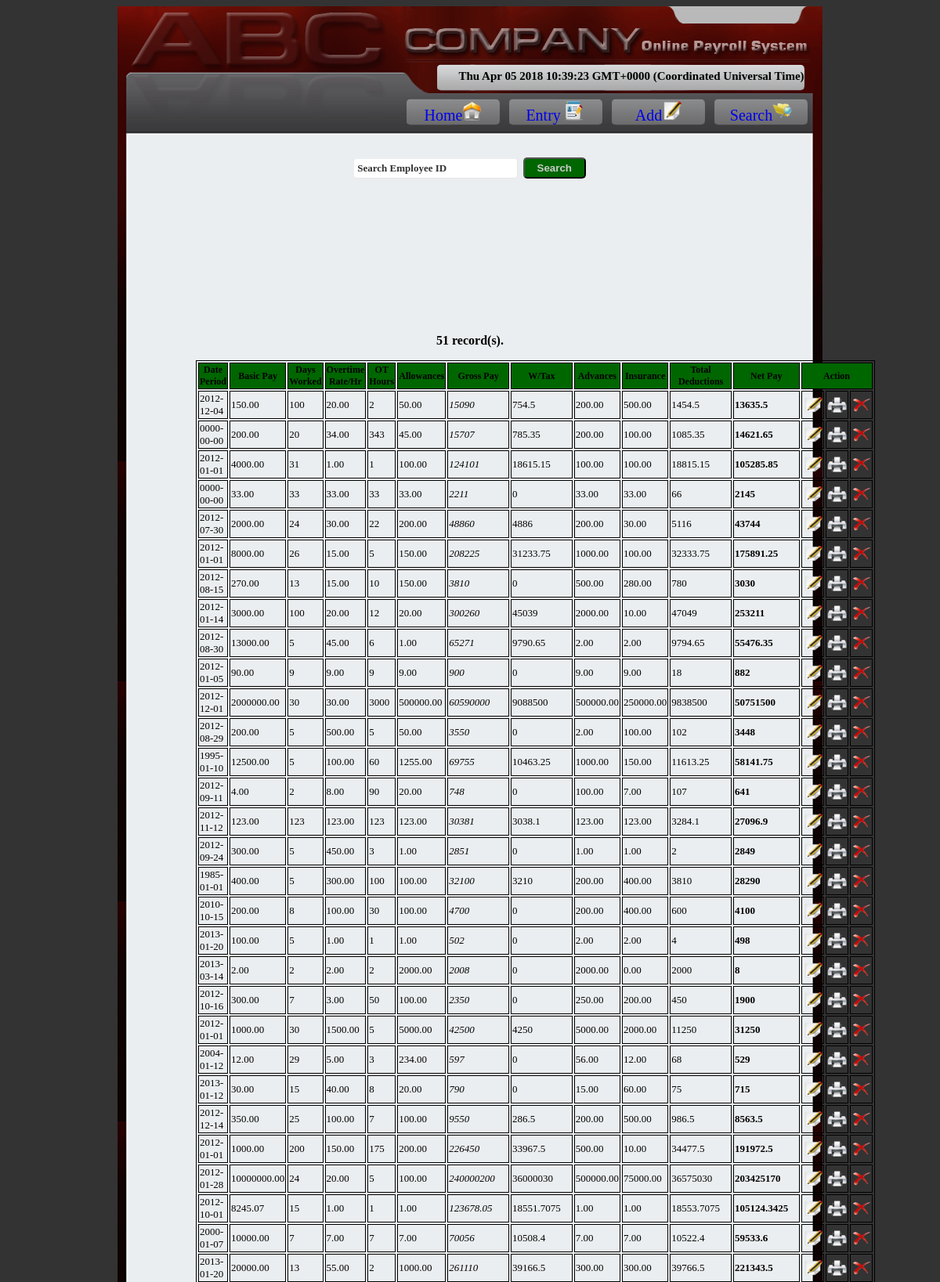
Screenshot of /emp_search.php (upper part) with the database file from the repository.
### tables this page shows
CREATE TABLE `employee` (
  `id` int(90) NOT NULL AUTO_INCREMENT,
  `empno` int(100) NOT NULL,
  `pay` decimal(10,2) unsigned NOT NULL DEFAULT '0.00',
  `dayswork` int(10) unsigned NOT NULL DEFAULT '0',
  `otrate` decimal(10,2) unsigned NOT NULL DEFAULT '0.00',
  `othrs` int(10) unsigned NOT NULL DEFAULT '0',
  `allow` decimal(10,2) unsigned NOT NULL DEFAULT '0.00',
  `advances` decimal(10,2) unsigned NOT NULL DEFAULT '0.00',
  `insurance` decimal(10,2) unsigned NOT NULL DEFAULT '0.00',
  `time` date NOT NULL,
  PRIMARY KEY (`id`)
);

### emp_search.php (the view, shortened to what this page needs)
<!DOCTYPE html PUBLIC "-//W3C//DTD XHTML 1.0 Transitional//EN" "http://www.w3.org/TR/xhtml1/DTD/xhtml1-transitional.dtd">
<html xmlns="http://www.w3.org/1999/xhtml">
<head>
<link href="abc css.css" rel="stylesheet" type="text/css" />
</head>
<body>
<div class="wrapper">
<div class="abc"></div>
<div class="company"></div>
<div class="time">
<table border="0">
<tr><td>
<div class="tymbar">
<script type="text/javascript"> document.write(''+Date()+'') </script></div>
</td></tr>
</table>
</div>
<div class="link">
<a  href="abc.php" class="ab"><div class="bar1">Home<img src="links/main3.png" height="25"></div></a>
<a href="entry.php" class="ab"><div class="bar2">Entry<img src="links/entry.png" height="25"></div></a>
<a href="add.php" class="ab"><div class="bar3">Add<img src="links/edit.png" height="25"></div></a>
<a href="search.php" class="ab"><div class="bar4">Search<img src="links/2.PNG" height="25"></div></a>
</div>
<div class="profile">
<center>
<form method="post" action="search.php">
<table cellpadding=""  border="0">
  <tr>
    <td><input type="text" name="key" value="Search Employee ID" id="key" tabindex="1" onFocus="if (this.value == 'Search Employee ID') {this.value = '';}" onBlur="if (this.value == '') {this.value = 'Search Employee ID';}">
	  &nbsp;<input type="submit" name="save" id="save" value="Search" tabindex=""/></td>
</form>
</div>
<div class="body">
 <table border="1"cellspacing=".1" align="center" class="search" bordercolor="#000000" >
<tr bgcolor="#006600">
   <th>Date Period</th>
   <th>Basic Pay</th>
  <th>Days Worked</th>
  <th>Overtime Rate/Hr</th>
  <th>OT Hours</th>
  <th>Allowances</th>
  <th>Gross Pay</th>
  <th>W/Tax</th>
  <th>Advances</th>
  <th>Insurance</th>
  <th>Total Deductions</th>
  <th>Net Pay</th>
  <th colspan="3">Action</th>
<tr>
<?php
if (isset($_POST["field"])) {
  $key = strtoupper($_POST["key"]);
  $field = $_POST["field"];
  if (!empty($_POST["key"]))
    if ($field == "empno")
      if (is_numeric($key))
        $query = "SELECT * FROM employee WHERE empno = $key";
      else
        exit('<h6><br/><table border="0"><td bgcolor="red"><center>Please enter a numeric value!</center></td></table></h6>');
     else
      $query = "SELECT * FROM employee WHERE UPPER($field) like '$key%'";
  else
    $query = "SELECT * FROM employee";
}
else
 $query = "SELECT * FROM employee";
include 'include/dbconnection.php';
$result = mysql_query($query,$link) or die (mysql_error());
while ($row = mysql_fetch_array($result,MYSQL_ASSOC)) {
  $gross = ($row['pay'] * $row['dayswork']) + ($row['otrate'] * $row['othrs']) + $row['allow'];
  if ($gross>=50000)
   $tax = $gross * .15;
  if ($gross>=30000 && $gross <=49999)
   $tax = $gross * .10;
  if ($gross>=10000 && $gross <=29999)
   $tax = $gross * .05;
  if ($gross>=5000 && $gross <=9999)
   $tax = $gross * .03;
  if ($gross < 5000)
	$tax = 0;
  $totdeduct = $tax + $row['advances'] + $row['insurance'];
  $netpay = $gross - $totdeduct;
  ?>
  <?php
  	echo '<td>'.$row['time'].'</td>';
	echo '<td>'.$row['pay'].'</td>';
  echo '<td>'.$row['dayswork'].'</td>';
  echo '<td>'.$row['otrate'].'</td>';
  echo '<td>'.$row['othrs'].'</td>';
  echo '<td>'.$row['allow'].'</td>';
  echo '<td><i>'.$gross.'</i></td>';
  echo '<td>'.$tax.'</td>';
  echo '<td>'.$row['advances'].'</td>';
  echo '<td>'.$row['insurance'].'</td>';
  echo '<td>'.$totdeduct.'</td>';
  echo '<td><b>'.$netpay.'</b></td>';
   echo "<td><a href='edit.php?id=".$row['id']."'><img src='images/edit.png' height='20'width='25' border='0' title='Edit'></td>";
  echo "<td><a href='preview.php?empno=".$row['empno']."'><img src='images/print.png' height='20'width='25' border='0' title='Print'></td>";
  echo "<td><a href='search.php?id=";
  echo $row['id'];
  echo "' onclick=";
  echo "'return proceed()";
  echo "'><img src='images/delete.png' title='Delete' height='20'width='25' border='0' '></td> </tr>";;
}
echo "<p><strong><center>".mysql_num_rows($result)." record(s).</center></strong></p>";
echo '</table>';
  ?>
</div>
</div>
</body>
</html>

### abc css.css (style rules this page uses)
body { background-color:#333; }
.wrapper { background-color:#999; width:900px; margin:auto; }
.abc { background-image:url(images/abc-header.png); height:175px; width:365px; float:left; }
.company { background-image:url(images/com-header.png); height:68px; width:535px; float:left; }
.time { background-image:url(images/time-header.png); width:535px; height:46px; float:left; font-weight:bold; }
.search { margin-top:10px; margin-left:4.5em; }
.tymbar { margin-top:10px; margin-left:4.5em; font-size:15px; }
.link { background-image:url(images/link-header.png); width:535px; height:61px; float:left; }
.bar1,.bar2,.bar3,.bar4 { margin-top:3px; text-align:center; }
.ab { background-image:url(images/link-hover.png); width:119px; height:34px; display:inline-block; font-size:20px; margin:4px; }
a:link { text-decoration:none; }
.profile { background-image:url(images/profile.png); width:900px; height:125px; float:left; }
.body { background-image:url(images/body.png); width:900px; float:left; }
input[type=text], input.text { width:220px; background:#FFF; border:1px solid #999; color:#006600; font-weight:bolder; width:218px; font-size:13px; -moz-border-radius:4px; -webkit-border-radius:4px; padding:5px; font-family:inherit;font-size: 18px;color: #555; font-family: inherit; border-color: #E5E5E5; border-style: solid; border-width: 0 1px 1px 0; background: #fff url(img/bg_input.png) no-repeat scroll left top; }
input[id=key], input.key { width:200px; background:#FFF; solid #999; color:#333333; font-weight:width:200px; font-size:13px; -moz-border-radius:4px; -webkit-border-radius:4px; padding:4px; }
input[id=key], input.key { background-image:url(images/bgsearch.png); background-repeat:no-repeat; background-position:right; }
input[type=submit], input.submit { width:30px; background:#060; #999; color:#CCC; font-weight:bold; margin-top:15px; cursor:pointer; width:80px; -moz-border-radius:5px; -webkit-border-radius:5px; padding:4px; }
.search { font-size:12px; margin:auto; width:850px; margin-left:100px; }
td { font-size:12px; }
td { font-size:13px; }

### rows the page displays
employee: time "2012-12-04", pay "150.00", dayswork "100", otrate "20.00", othrs "2", allow "50.00", gross "15090", tax "754.5", advances "200.00", insurance "500.00", totdeduct "1454.5", netpay "13635.5"
employee: time "0000-00-00", pay "200.00", dayswork "20", otrate "34.00", othrs "343", allow "45.00", gross "15707", tax "785.35", advances "200.00", insurance "100.00", totdeduct "1085.35", netpay "14621.65"
employee: time "2012-01-01", pay "4000.00", dayswork "31", otrate "1.00", othrs "1", allow "100.00", gross "124101", tax "18615.15", advances "100.00", insurance "100.00", totdeduct "18815.15", netpay "105285.85"
employee: time "0000-00-00", pay "33.00", dayswork "33", otrate "33.00", othrs "33", allow "33.00", gross "2211", tax "0", advances "33.00", insurance "33.00", totdeduct "66", netpay "2145"
employee: time "2012-07-30", pay "2000.00", dayswork "24", otrate "30.00", othrs "22", allow "200.00", gross "48860", tax "4886", advances "200.00", insurance "30.00", totdeduct "5116", netpay "43744"
employee: time "2012-01-01", pay "8000.00", dayswork "26", otrate "15.00", othrs "5", allow "150.00", gross "208225", tax "31233.75", advances "1000.00", insurance "100.00", totdeduct "32333.75", netpay "175891.25"
employee: time "2012-08-15", pay "270.00", dayswork "13", otrate "15.00", othrs "10", allow "150.00", gross "3810", tax "0", advances "500.00", insurance "280.00", totdeduct "780", netpay "3030"
employee: time "2012-01-14", pay "3000.00", dayswork "100", otrate "20.00", othrs "12", allow "20.00", gross "300260", tax "45039", advances "2000.00", insurance "10.00", totdeduct "47049", netpay "253211"
employee: time "2012-08-30", pay "13000.00", dayswork "5", otrate "45.00", othrs "6", allow "1.00", gross "65271", tax "9790.65", advances "2.00", insurance "2.00", totdeduct "9794.65", netpay "55476.35"
employee: time "2012-01-05", pay "90.00", dayswork "9", otrate "9.00", othrs "9", allow "9.00", gross "900", tax "0", advances "9.00", insurance "9.00", totdeduct "18", netpay "882"
employee: time "2012-12-01", pay "2000000.00", dayswork "30", otrate "30.00", othrs "3000", allow "500000.00", gross "60590000", tax "9088500", advances "500000.00", insurance "250000.00", totdeduct "9838500", netpay "50751500"
employee: time "2012-08-29", pay "200.00", dayswork "5", otrate "500.00", othrs "5", allow "50.00", gross "3550", tax "0", advances "2.00", insurance "100.00", totdeduct "102", netpay "3448"
employee: time "1995-01-10", pay "12500.00", dayswork "5", otrate "100.00", othrs "60", allow "1255.00", gross "69755", tax "10463.25", advances "1000.00", insurance "150.00", totdeduct "11613.25", netpay "58141.75"
employee: time "2012-09-11", pay "4.00", dayswork "2", otrate "8.00", othrs "90", allow "20.00", gross "748", tax "0", advances "100.00", insurance "7.00", totdeduct "107", netpay "641"
employee: time "2012-11-12", pay "123.00", dayswork "123", otrate "123.00", othrs "123", allow "123.00", gross "30381", tax "3038.1", advances "123.00", insurance "123.00", totdeduct "3284.1", netpay "27096.9"
employee: time "2012-09-24", pay "300.00", dayswork "5", otrate "450.00", othrs "3", allow "1.00", gross "2851", tax "0", advances "1.00", insurance "1.00", totdeduct "2", netpay "2849"
employee: time "1985-01-01", pay "400.00", dayswork "5", otrate "300.00", othrs "100", allow "100.00", gross "32100", tax "3210", advances "200.00", insurance "400.00", totdeduct "3810", netpay "28290"
employee: time "2010-10-15", pay "200.00", dayswork "8", otrate "100.00", othrs "30", allow "100.00", gross "4700", tax "0", advances "200.00", insurance "400.00", totdeduct "600", netpay "4100"
employee: time "2013-01-20", pay "100.00", dayswork "5", otrate "1.00", othrs "1", allow "1.00", gross "502", tax "0", advances "2.00", insurance "2.00", totdeduct "4", netpay "498"
employee: time "2013-03-14", pay "2.00", dayswork "2", otrate "2.00", othrs "2", allow "2000.00", gross "2008", tax "0", advances "2000.00", insurance "0.00", totdeduct "2000", netpay "8"
employee: time "2012-10-16", pay "300.00", dayswork "7", otrate "3.00", othrs "50", allow "100.00", gross "2350", tax "0", advances "250.00", insurance "200.00", totdeduct "450", netpay "1900"
employee: time "2012-01-01", pay "1000.00", dayswork "30", otrate "1500.00", othrs "5", allow "5000.00", gross "42500", tax "4250", advances "5000.00", insurance "2000.00", totdeduct "11250", netpay "31250"
employee: time "2004-01-12", pay "12.00", dayswork "29", otrate "5.00", othrs "3", allow "234.00", gross "597", tax "0", advances "56.00", insurance "12.00", totdeduct "68", netpay "529"
employee: time "2013-01-12", pay "30.00", dayswork "15", otrate "40.00", othrs "8", allow "20.00", gross "790", tax "0", advances "15.00", insurance "60.00", totdeduct "75", netpay "715"
employee: time "2012-12-14", pay "350.00", dayswork "25", otrate "100.00", othrs "7", allow "100.00", gross "9550", tax "286.5", advances "200.00", insurance "500.00", totdeduct "986.5", netpay "8563.5"
employee: time "2012-01-01", pay "1000.00", dayswork "200", otrate "150.00", othrs "175", allow "200.00", gross "226450", tax "33967.5", advances "500.00", insurance "10.00", totdeduct "34477.5", netpay "191972.5"
employee: time "2012-01-28", pay "10000000.00", dayswork "24", otrate "20.00", othrs "5", allow "100.00", gross "240000200", tax "36000030", advances "500000.00", insurance "75000.00", totdeduct "36575030", netpay "203425170"
employee: time "2012-10-01", pay "8245.07", dayswork "15", otrate "1.00", othrs "1", allow "1.00", gross "123678.05", tax "18551.7075", advances "1.00", insurance "1.00", totdeduct "18553.7075", netpay "105124.3425"
employee: time "2000-01-07", pay "10000.00", dayswork "7", otrate "7.00", othrs "7", allow "7.00", gross "70056", tax "10508.4", advances "7.00", insurance "7.00", totdeduct "10522.4", netpay "59533.6"
employee: time "2013-01-20", pay "20000.00", dayswork "13", otrate "55.00", othrs "2", allow "1000.00", gross "261110", tax "39166.5", advances "300.00", insurance "300.00", totdeduct "39766.5", netpay "221343.5"
